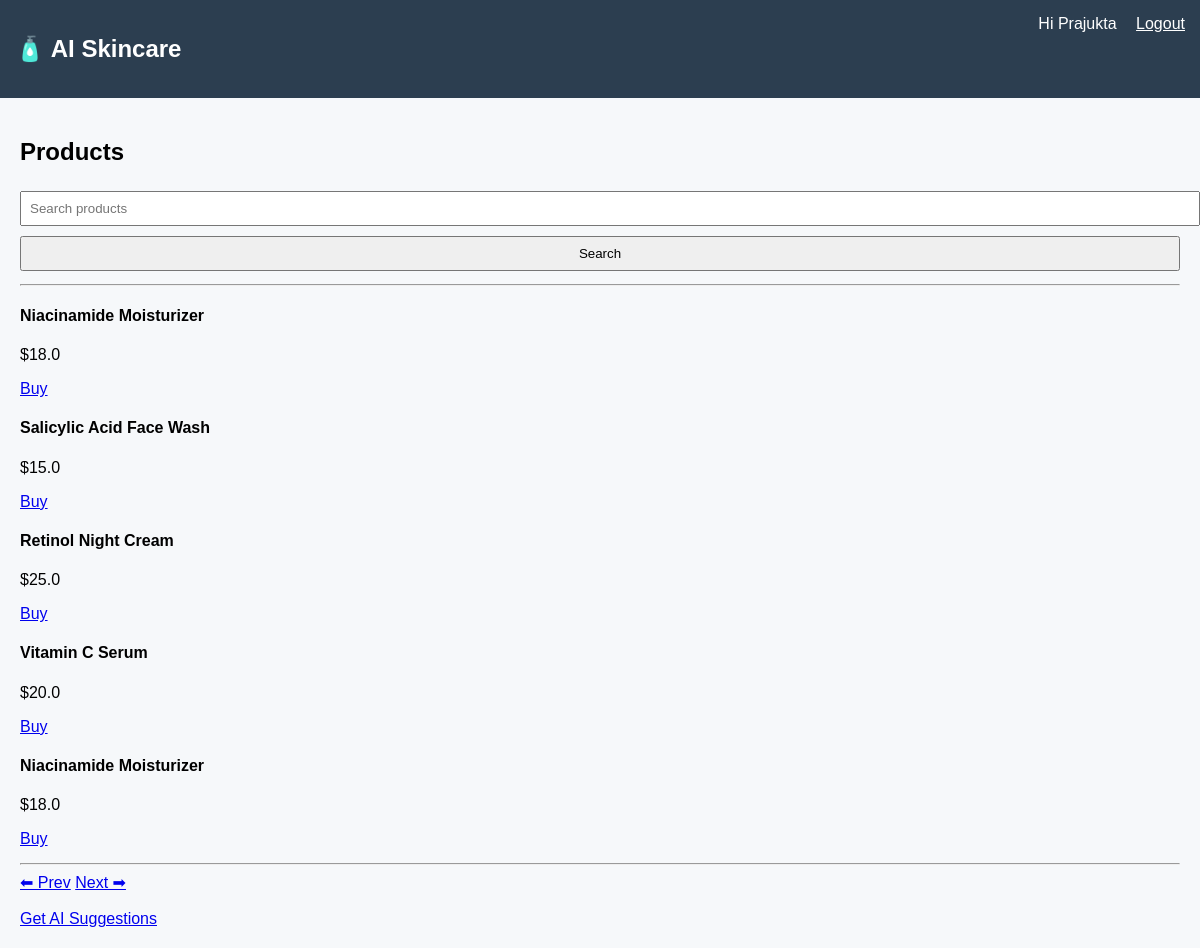
Page /?page=3&search= (signed in) on the committed database.
### models.py (models this page shows)
class User(db.Model, UserMixin):
    id = db.Column(db.Integer, primary_key=True)
    username = db.Column(db.String(50), unique=True, nullable=False)
    email = db.Column(db.String(100), unique=True, nullable=False)
    password = db.Column(db.String(200), nullable=False)

class Product(db.Model):
    id = db.Column(db.Integer, primary_key=True)
    name = db.Column(db.String(100), nullable=False)
    brand = db.Column(db.String(50))
    ingredients = db.Column(db.Text)
    skin_type = db.Column(db.String(50))
    price = db.Column(db.Float)
    image_url = db.Column(db.String(200))

### app.py (the view)
@app.route("/")
@login_required
def products():
    page = request.args.get("page", 1, type=int)
    search = request.args.get("search", "")
    query = Product.query
    if search:
        query = query.filter(Product.name.ilike(f"%{search}%"))
    pagination = query.paginate(page=page, per_page=5)
    return render_template(
        "products.html",
        products=pagination.items,
        pagination=pagination,
        search=search
    )

### app.py (called while the page is built)
@login_manager.user_loader
def load_user(user_id):
    return User.query.get(int(user_id))

### templates/products.html
{% extends "base.html" %}
{% block content %}
<h2>Products</h2>
<form method="GET" action="{{ url_for('products') }}">
    <input
        type="text"
        name="search"
        placeholder="Search products"
        value="{{ search }}"
    >
    <button type="submit">Search</button>
</form>
<hr>
{% if products %}
    {% for p in products %}
        <div style="margin-bottom: 15px;">
            <h4>{{ p.name }}</h4>
            <p>${{ p.price }}</p>
            <a href="/buy/{{ p.id }}">Buy</a>
        </div>
    {% endfor %}
{% else %}
    <p><b>No products found.</b></p>
{% endif %}
<hr>
{% if pagination.has_prev %}
    <a href="?page={{ pagination.prev_num }}&search={{ search }}">⬅ Prev</a>
{% endif %}
{% if pagination.has_next %}
    <a href="?page={{ pagination.next_num }}&search={{ search }}">Next ➡</a>
{% endif %}
<br><br>
<a href="/ai">Get AI Suggestions</a>
{% endblock %}

### templates/base.html (shortened to what this page needs)
<!DOCTYPE html>
<html>
<head>
    <link rel="stylesheet" href="{{ url_for('static', filename='css/style.css') }}">
</head>
<body>
<nav>
    <h2>🧴 AI Skincare</h2>
    <div>
        {% if current_user.is_authenticated %}
            <span>Hi {{ current_user.username }}</span>
            <a href="/logout">Logout</a>
        {% endif %}
    </div>
</nav>
<div class="container">
    {% block content %}{% endblock %}
</div>
</body>
</html>

### static/style.css (style rules this page uses)
body { font-family: Arial; background: #f6f8fa; margin: 0; }
nav { background: #2c3e50; color: white; padding: 15px; display: flex; justify-content: space-between; }
nav a { color: white; margin-left: 15px; }
.container { padding: 20px; }
input, select, button { padding: 8px; margin: 5px 0; width: 100%; }

### rows in the picture
User: username "Prajukta"
Product: name "Niacinamide Moisturizer", price "18.0"
Product: name "Salicylic Acid Face Wash", price "15.0"
Product: name "Retinol Night Cream", price "25.0"
Product: name "Vitamin C Serum", price "20.0"
Product: name "Niacinamide Moisturizer", price "18.0"
